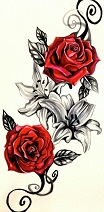
#> input picture epaper/roses.jpg, 104 x 212 px
$ jupyter execute 'convert image.ipynb'   (shell and % lines are left out)
#> lines starting #> are read from the running program, lines starting #| are printed output that depends on the picture; after the words box and inside, x2 and y2 are one past the last pixel; in counts of white or black regions, pixels touching at a corner belong together
## convert image to byte array
- 2.13inch black/white/red
- res 212x104 landscape (right to left/top to bottom)
- 22048 bits = 2756 Bytes (172*16+4)
- 1bit=1pixel send in 1byte=8pixel packets (written as 2-figure hex number)

[cell 1]
from PIL import Image
import numpy as np
import matplotlib.pyplot as plt

hex2bin = lambda x: bin(int(x, 16))[2:].zfill(8)
bin2hex = lambda x: hex(int(x,2))
dec2hex = lambda x: hex(x)

hex2bin('7') , bin2hex('0b00000111') , dec2hex(7)

[cell 2]
hex(7) , hex(int('111',2)) , format(7, '0x') , format(7, '0x').zfill(2)

[cell 3]
bin(15) , bin(int('f', 16)) , format(15, 'b') , format(15, 'b').zfill(8)

[cell 4]
#import image
img = np.array( Image.open("roses.jpg") )
#> img is the input picture: shape (212, 104, 3); mean R, G, B 200.2, 179.5, 168.7

plt.figure(figsize=(12,4))
plt.subplot(1,3,1)
plt.title('red')
plt.imshow(img[:,:,0], interpolation='nearest', cmap=plt.cm.Reds)
plt.colorbar()
plt.subplot(1,3,2)
plt.title('green')
plt.imshow(img[:,:,1], interpolation='nearest', cmap=plt.cm.Greens)
plt.colorbar()
plt.subplot(1,3,3)
plt.title('blue')
plt.imshow(img[:,:,2], interpolation='nearest', cmap=plt.cm.Blues)
plt.colorbar()
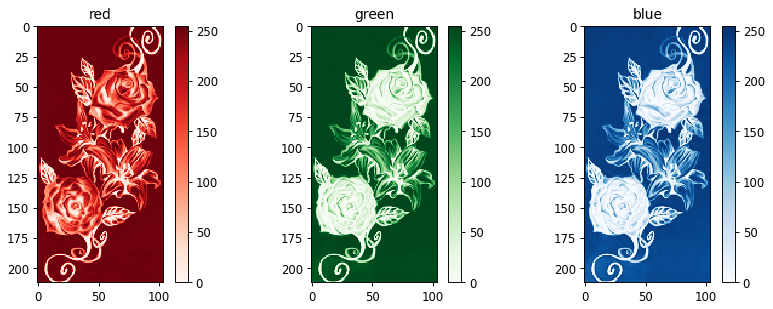
#> figure drawn by matplotlib, 6 panels

[cell 5]
#rgb image
bw = 1/3 * ( img[:,:,0] + img[:,:,1] + img[:,:,2] )
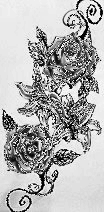
#> bw: shape (212, 104) float64; min 0, max 85, mean 59.4; drawn with min black and max white

black = 1/2 * ( img[:,:,1] + img[:,:,2] )
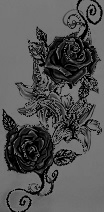
#> black: shape (212, 104) float64; min 0, max 127.5, mean 85.1
red = img[:,:,0] - 3*black
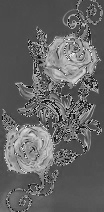
#> red: shape (212, 104) float64; min -258.5, max 253.5, mean -55; drawn with min black and max white
black = (black < 50).astype(int)
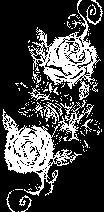
#> black: shape (212, 104) int64; values 0 (black) and 1 (white), 25.9% white; 141 white regions (126 under 20 px), largest, box (x1, y1, x2, y2) and area: (2, 109, 82, 196) 2224, (28, 0, 101, 100) 2111, (58, 100, 94, 141) 329
red = (red > 30).astype(int)
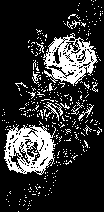
#> red: shape (212, 104) int64; values 0 (black) and 1 (white), 18.9% white; 350 white regions (338 under 20 px), largest, box (x1, y1, x2, y2) and area: (4, 125, 56, 175) 1540, (43, 33, 98, 86) 1423, (44, 102, 63, 121) 99

plt.figure(figsize=(12,4))
plt.subplot(1,3,1)
plt.title('black and white (note:white has higer values)')
plt.imshow(bw, interpolation='nearest', cmap=plt.cm.gray)
plt.colorbar()
plt.subplot(1,3,2)
plt.title('black')
plt.imshow(black, interpolation='nearest', cmap=plt.cm.Greys)
plt.colorbar()
plt.subplot(1,3,3)
plt.title('red')
plt.imshow(red, interpolation='nearest', cmap=plt.cm.Reds)
plt.colorbar()
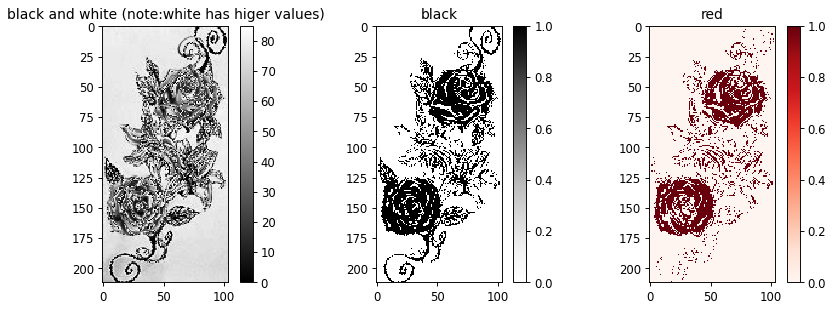
#> figure drawn by matplotlib, 6 panels

[cell 6]
length = black.size
#> length = 22048

black = black.reshape(length)
red = red.reshape(length)

RED = str()
BLACK = str()
for i in range(int(length/8)):
    redbits = dec2hex( np.packbits( red[i*8:(i+1)*8] )[0] )
    RED += redbits+','

    blackbits = dec2hex( np.packbits( black[i*8:(i+1)*8] )[0] )
    BLACK += blackbits+','
#> this loop made 2756 passes
#> (redbits, blackbits) on passes 2, 11, 12: ('0x0', '0x0'), ('0x0', '0xc0'), ('0x11', '0x1f')

[cell 7]
f = open('black.txt', 'w')
f.write(BLACK)
f.close()

[cell 8]
f = open('red.txt', 'w')
f.write(RED)
f.close()

-----

## recombine (test)

[cell 9]
f = open('black.txt', 'r')
data = f.read().replace('\n','').split(',')
f.close()

[cell 10]
im = np.zeros((212*104))

i = 0
for B in data:
    if B != '':
        #print(i,B)
        for b in hex2bin(B):
            im[i]=b
            i+=1
        i = (np.ceil(i/8)*8).astype(int)

# 1,2,3,4,5,6,7,8, 9,10,11,12,13,14,15,16, ...

im = im.reshape(212,104)
im = im.astype(np.uint8)

[cell 11]
plt.figure()
plt.imshow(im, interpolation='nearest', cmap=plt.cm.gray)
#plt.savefig('test.png')
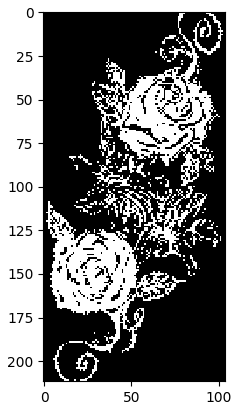
#> figure drawn by matplotlib, 1 panel
